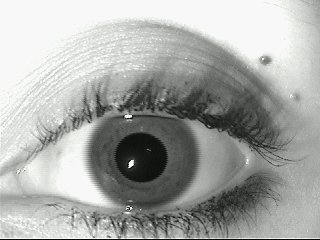
#> input picture Iris-recognition/Dataset/Angela/left/fatmal1.bmp, 320 x 240 px, found by its file name
$ python iris_recognition.py
#> lines starting #> are read from the running program, lines starting #| are printed output that depends on the picture; after the words box and inside, x2 and y2 are one past the last pixel; in counts of white or black regions, pixels touching at a corner belong together
import numpy as np
import cv2
import os
import sys
import math
import random
import cPickle as pickle
import copy
import gzip
import inspect
import itertools

from matplotlib import pyplot as plt


def compare_images(filepath1, filepath2):
    print("Analysing " + filepath1)
    rois_1 = load_rois_from_image(filepath1)

    print("Analysing " + filepath2)
    rois_2 = load_rois_from_image(filepath2)

    getall_matches(rois_1, rois_2, 0.8, 10, 0.15, show=True)

# [8 lines left out: function compare_binfiles, not called in this run]

def load_rois_from_image(filepath):
    img = load_image(filepath, show=True)

    print("Getting iris boundaries..")
    pupil_circle, ext_iris_circle = get_iris_boundaries(img, show=True)
    if not pupil_circle or not ext_iris_circle:
        print("Error finding iris boundaries!")
        return

    print ("Equalizing histogram ..")
    roi = get_equalized_iris(img, ext_iris_circle, pupil_circle, show=True)

    print ("Getting roi iris images ...")
    rois = get_rois(roi, pupil_circle, ext_iris_circle, show=True)

    print ("Searching for keypoints ... \n")
    sift = cv2.xfeatures2d.SIFT_create()
    load_keypoints(sift, rois, show=True)
    load_descriptors(sift, rois)

    return rois

def load_image(filepath, show=False):
#> called with show = True
    img = cv2.imread(filepath, 0)
#> img: shape (240, 320); min 0, max 248, mean 168.7
    if show:
        cv2.imshow(filepath, img)
        ch = cv2.waitKey(0)
#> (key Esc is pressed here)
        cv2.destroyAllWindows()
    return img

def get_iris_boundaries(img, show=False):
    # Finding iris inner boundary
    pupil_circle = find_pupil(img)

    if not pupil_circle:
        print('ERROR: Pupil circle not found!')
        return None, None

    # Finding iris outer boundary
    radius_range = int(math.ceil(pupil_circle[2]*1.5))
    multiplier = 0.25
    center_range = int(math.ceil(pupil_circle[2]*multiplier))
    ext_iris_circle = find_ext_iris(
                        img, pupil_circle, center_range, radius_range)

    while(not ext_iris_circle and multiplier <= 0.7):
        multiplier += 0.05
        print('Searching exterior iris circle with multiplier ' + \
              str(multiplier))
        center_range = int(math.ceil(pupil_circle[2]*multiplier))
        ext_iris_circle = find_ext_iris(img, pupil_circle,
                                        center_range, radius_range)
    if not ext_iris_circle:
        print('ERROR: Exterior iris circle not found!')
        return None, None

    if show:
        cimg = cv2.cvtColor(img,cv2.COLOR_GRAY2BGR)
        draw_circles(cimg, pupil_circle, ext_iris_circle,
                     center_range, radius_range)
        cv2.imshow('iris boundaries', cimg)
        ch = cv2.waitKey(0)
        cv2.destroyAllWindows()

    return pupil_circle, ext_iris_circle

def find_pupil(img):
    def get_edges(image):
        edges = cv2.Canny(image,20,100)
        kernel = np.ones((3,3),np.uint8)
        edges = cv2.dilate(edges, kernel, iterations=2)
        ksize = 2 * random.randrange(5,11) + 1
        edges = cv2.GaussianBlur(edges,(ksize,ksize),0)
        return edges

    param1 = 200 # 200
    param2 = 120 # 150
    pupil_circles = []
    while(param2 > 35 and len(pupil_circles) < 100):
        for mdn,thrs in [(m,t)
                         for m in [3,5,7]
                         for t in [20,25,30,35,40,45,50,55,60]]:
            # Median Blur
            median = cv2.medianBlur(img, 2*mdn+1)

            # Threshold
            ret, thres = cv2.threshold(
                            median, thrs, 255,
                            cv2.THRESH_BINARY_INV)

            # Fill Contours
            con_img, contours, hierarchy = \
                    cv2.findContours(thres.copy(),
                                     cv2.RETR_EXTERNAL,
                                     cv2.CHAIN_APPROX_NONE)
            draw_con = cv2.drawContours(thres, contours, -1, (255), -1)

            # Canny Edges
            edges = get_edges(thres)

            # HoughCircles
            circles = cv2.HoughCircles(edges, cv2.HOUGH_GRADIENT, 1, 1,
                                       np.array([]), param1, param2)
            if circles is not None:
                # convert the (x, y) coordinates and radius of the circles
                # to integers
                circles = np.round(circles[0, :]).astype("int")
                for c in circles:
                    pupil_circles.append(c)

        param2 = param2 -1
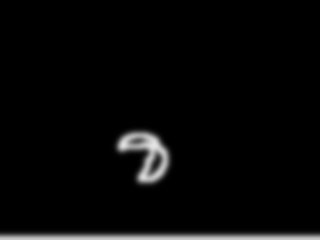
#> edges: shape (240, 320); min 0, max 229, mean 7.4
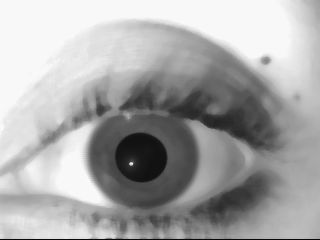
#> median: shape (240, 320); min 7, max 248, mean 168.7
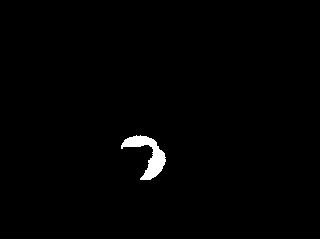
#> thres: shape (240, 320); 1.4% white; 2 white regions, box (x1, y1, x2, y2) and area: (121, 135, 166, 180) 772, (0, 239, 320, 240) 320
#> after the loop, param2 = 120; pupil_circles = []

    cimg = cv2.cvtColor(img,cv2.COLOR_GRAY2BGR)

    return get_mean_circle(pupil_circles)

# [81 lines left out: functions get_mean_circle, find_ext_iris, not called in this run]

def point_in_circle(c_col, c_row, c_radius, p_col, p_row):
    return distance(c_col, c_row, p_col, p_row) <= c_radius

# [413 lines left out: functions filtered_circles, draw_circles, get_equalized_iris, get_rois, load_keypoints, load_descriptors and 2 more, not called in this run]

def angle_v(x1,y1,x2,y2):
    return math.degrees(math.atan2(-(y2-y1),(x2-x1)))

def distance(x1,y1,x2,y2):
    dst = math.sqrt((x2-x1)**2 + (y2-y1)**2)
    return dst

# [5 lines left out: function mean, not called in this run]

def median(x):
    return np.median(np.array(x))

# [17 lines left out: functions standard_dev, load_rois_from_bin, not called in this run]

def unpickle_rois(rois):
    for pos in ['right-side','left-side','bottom','complete']:
        rois[pos]['kp'] = unpickle_keypoints(rois[pos]['kp'])

# [8 lines left out: function unpickle_keypoints, not called in this run]

def pickle_rois(rois):
    for pos in ['right-side','left-side','bottom','complete']:
        rois[pos]['kp'] = pickle_keypoints(rois[pos]['kp'])

# [8 lines left out: function pickle_keypoints, not called in this run]


if __name__ == "__main__":

    # Specify 2 image paths
    filepath1 = r'C:\Users\DELL\Iris-recognition\Dataset\Angela\left\fatmal1.bmp'
    filepath2 = r'C:\Users\DELL\Iris-recognition\Dataset\Anna\right\aevar1.bmp'

    if os.path.isfile(filepath1) and os.path.isfile(filepath2):
#> (the run stopped early here; a loop or call above may not have finished)
